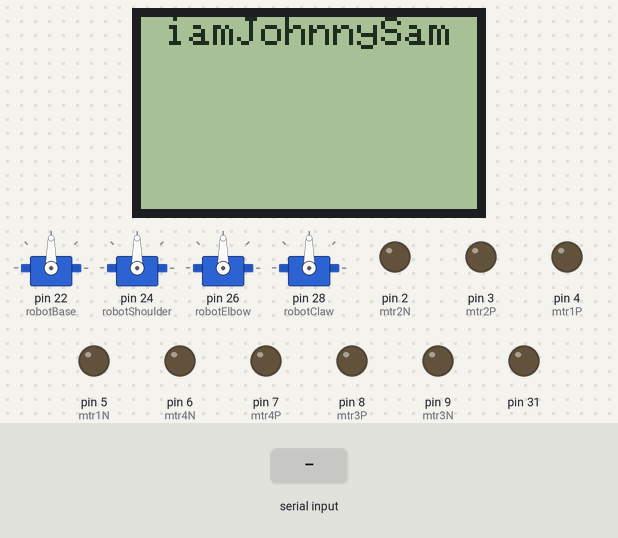
Simulated run of this sketch. Board: Arduino Mega 2560, built with avr-gcc and run on an emulated ATmega2560. Shown: 4 × servo, 84×48 one-colour display, output pins drawn as LEDs (lit = HIGH). Inputs (shaded band) come from the test bench. What the sketch prints to the serial monitor is not drawn.

Above: at 0.05 s.
At 1.2 s:
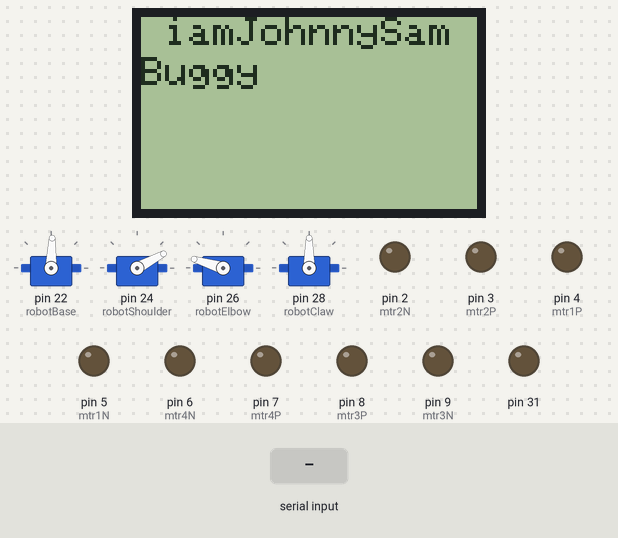
1.3 s: "90,45\n" received over Serial
2.8 s: "r" received over Serial
Timing chart, 0 to 5.8 s (numbered marks = the images above; inputs shaded):
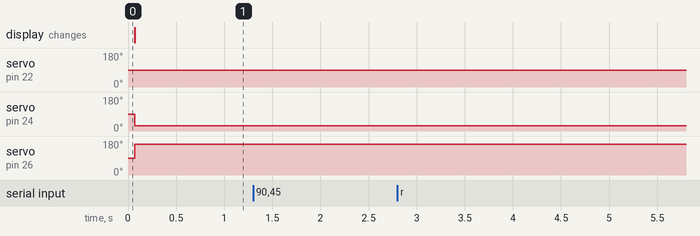

The sketch:

CarCode.ino
```cpp
#include <Servo.h>
#include <SPI.h>
#include <Adafruit_GFX.h>
#include <Adafruit_PCD8544.h>

//MOTOR::   PIN MAPPING
#define mtr3N 9
#define mtr3P 8
#define mtr4N 6
#define mtr4P 7
#define mtr1N 5
#define mtr1P 4
#define mtr2N 2
#define mtr2P 3

//PROGRAM:: PARAMERERS
#define rDeadband 2

//SERVO::   LIMITS
#define minClaw 90
#define maxClaw 130

// ROBOT::  SERVO OBJECTS
Servo robotBase;
Servo robotShoulder;
Servo robotElbow;
Servo robotClaw;

//LCD::     LCD OBJECT
Adafruit_PCD8544 LCD = Adafruit_PCD8544(33, 35, 37, 39, 41);

//VARIABLES:: CAR CONFIGURATION
bool enTrainingWheel = false;
bool enRobot = true;

//VARIABLES:: CAR PARAMETERS
int forwardSpeed = 255;

//VARIABLES:: ROBOT PARAMETERS
int tElbow, pElbow, tShoulder, pShoulder, tBase, pBase, rSpeed;

void setup() {
  Serial.begin(9600);
  Serial.println ("iamJohnnySam");
  configureMotor();
  attachServos();
  homeServos();
  configureLCD();
}

void loop() {
  debuggingMode();
  moveRobot();
}
```

motor.ino
```cpp
void configureMotor(){
  pinMode (mtr1N, OUTPUT);
  pinMode (mtr1P, OUTPUT);
  pinMode (mtr2N, OUTPUT);
  pinMode (mtr2P, OUTPUT);
  pinMode (mtr3N, OUTPUT);
  pinMode (mtr3P, OUTPUT);
  pinMode (mtr4N, OUTPUT);
  pinMode (mtr4P, OUTPUT);

  if(enTrainingWheel){
    analogWrite (mtr1N, 0);
    analogWrite (mtr1P, 0);
    analogWrite (mtr2N, 0);
    analogWrite (mtr2P, 0);
    analogWrite (mtr3N, 0);
    analogWrite (mtr3P, 0);
    analogWrite (mtr4N, 0);
    analogWrite (mtr4P, 0);
  }
}

void drive(int m1, int m2, int m3, int m4){
  motorControl(m1, m2, m3, m4);
}

void motorControl(int m1, int m2, int m3, int m4){
  if (enTrainingWheel){
    if (m1 >= 0){
      analogWrite (mtr1N, m1);
      analogWrite (mtr1P, 0);
    }
    else{
      analogWrite (mtr1N, 0);
      analogWrite (mtr1P, -m1);
    }
    if (m4 >= 0){
      analogWrite (mtr4N, m4);
      analogWrite (mtr4P, 0);
    }
    else{
      analogWrite (mtr4N, 0);
      analogWrite (mtr4P, -m4);
    }
  }

  if (m2 >= 0){
    analogWrite (mtr2N, m2);
    analogWrite (mtr2P, 0);
  }
  else{
    analogWrite (mtr2N, 0);
    analogWrite (mtr2P, -m2);
  }

  if (m3 >= 0){
    analogWrite (mtr3N, m3);
    analogWrite (mtr3P, 0);
  }
  else{
    analogWrite (mtr3N, 0);
    analogWrite (mtr3P, -m3);
  }
}
```

robot.ino
```cpp
void attachServos(){
  robotBase.attach(22, 10, 180);
  robotShoulder.attach(24);
  robotElbow.attach(26, 110, 180);
  robotClaw.attach(28, minClaw, maxClaw);
}

void detachServos(){
  robotBase.detach();
  robotShoulder.detach();
  robotElbow.detach();
  robotClaw.detach();
}

void homeServos(){
  tElbow = 165;
  tShoulder = 30;
  tBase = 90;
  pElbow = 0;
  pShoulder = 0;
  pBase = 0;
  rSpeed = 20;
}

void openClaw (double percent){
  if(percent > 1) percent = 1;
  else if (percent < 0) percent = 0;
  robotClaw.write(minClaw + ((maxClaw - minClaw)*percent));
}

void closeClaw (double percent){
  if(percent > 1) percent = 1;
  else if (percent < 0) percent = 0;
  robotClaw.write(maxClaw - ((maxClaw - minClaw)*percent));
}

void moveRobot (){

  // MOVE ELBOW
  if ((tElbow+rDeadband < pElbow) or (tElbow-rDeadband > pElbow)){
    double tempMove = tElbow - pElbow;
    tempMove = tempMove * rSpeed / 100;
    if((tempMove * tempMove)<1){
      if (tempMove > 0) tempMove = 1;
      else tempMove = -1;
    }
    pElbow += tempMove;
    robotElbow.write(pElbow);
  }

  // MOVE SHOULDER
  if ((tShoulder+rDeadband < pShoulder) or (tShoulder-rDeadband > pShoulder)){
    double tempMove = tShoulder - pShoulder;
    tempMove = tempMove * rSpeed / 100;
    if((tempMove * tempMove)<1){
      if (tempMove > 0) tempMove = 1;
      else tempMove = -1;
    }
    pShoulder += tempMove;
    robotShoulder.write(pShoulder);
  }

  // MOVE BASE
  if ((tBase+rDeadband < pBase) or (tBase-rDeadband > pBase)){
    double tempMove = tBase - pBase;
    tempMove = tempMove * rSpeed / 100;
    if((tempMove * tempMove)<1){
      if (tempMove > 0) tempMove = 1;
      else tempMove = -1;
    }
    pBase += tempMove;
    robotBase.write(pBase);
    Serial.println(int(pBase));
  }
}
```

serial.ino
```cpp
void debuggingMode(){
  int temp = 0;
  switch(readSerialChar()){
    case 0: break;
    case 'a': enTrainingWheel = !enTrainingWheel; Serial.println("Toggled Training Wheels"); break;
    case 'b': enRobot = !enRobot; Serial.println("Toggled Robot"); break;
    case 'e':
      Serial.print("Forward Speed Updated to: ");
      temp = readSerialInt();
      if ((temp >= 0) and (temp < 256)){
        Serial.println(temp);
        forwardSpeed = temp;
      }
      else{
        Serial.println("Invalid Input");
      }
      break;

    case 'p':
      Serial.print("Robot Base will move to: ");
      temp = readSerialInt();
      if ((temp >= 0) and (temp <= 180)){
        Serial.println(temp);
        tBase = temp;
      }
      break;

    case 'q':
      Serial.print("Robot Shoulder will move to: ");
      temp = readSerialInt();
      if ((temp >= 0) and (temp <= 180)){
        Serial.println(temp);
        tShoulder = temp;
      }
      break;

    case 'r':
      Serial.print("Robot Elbow will move to: ");
      temp = readSerialInt();
      if ((temp >= 0) and (temp <= 180)){
        Serial.println(temp);
        tElbow = temp;
      }
      break;

    case 's':
      Serial.print("Robot Speed updated to: ");
      temp = readSerialInt();
      if ((temp >= 0) and (temp <= 500)){
        Serial.println(temp);
        rSpeed = temp;
      }
      break;

    case 'x':
      Serial.println("----- Serial Input Menu : -----\n");
      Serial.println("a :\t enable/disable training wheels");
      Serial.println("b :\t enable/disable robot");

      Serial.println("e :\t update forward speed");

      Serial.println("p :\t move robot base");
      Serial.println("q :\t move robot shoulder");
      Serial.println("r :\t move robot elbow");
      Serial.println("s :\t update robot speed");

      Serial.println("x :\t print menu");
      Serial.println("z :\t kill car");
      Serial.println("");
      break;

    case 'z': while(1); break;
    default: Serial.println("Invalid Input"); break;
  }
}

char readSerialChar(){
  char serialOut = 0;
  if (Serial.available() > 0){
    serialOut = Serial.read();
  }
  flushSerial();
  return serialOut;
}

String readSerialString(){
  flushSerial();
  String serialOut;
  while(Serial.available()) {
    serialOut = Serial.readString();
  }
  flushSerial();
  return serialOut;
}

int readSerialInt(){
  while (Serial.available()==0);
  int temp1 = (int(Serial.read()) - 48)*100;
  while (Serial.available()==0);
  int temp2 = (int(Serial.read()) - 48)*10;
  while (Serial.available()==0);
  int temp3 = int(Serial.read()) - 48;

  flushSerial();
  return (temp1 + temp2 + temp3);
}

void flushSerial (){
  while (Serial.available() > 0){
    int temp = Serial.read();
  }
}
```

lcd.ino
```cpp
void configureLCD (){
  pinMode(31, OUTPUT);
  digitalWrite(31, LOW);
  LCD.begin();
  LCD.setContrast(60);
  LCD.clearDisplay();

  LCD.setTextSize(1);
  LCD.setTextColor(BLACK);
  LCD.setCursor(0,0);
  LCD.println(" iamJohnnySam");
  LCD.display();

  LCD.setTextSize(1);
  LCD.setTextColor(BLACK);
  LCD.setCursor(0,10);
  LCD.println("Buggy");
  LCD.display();
}
```

Measured:
- after the input at 1.3 s, every drawn part: stays the same
- after the input at 2.8 s, every drawn part: stays the same
